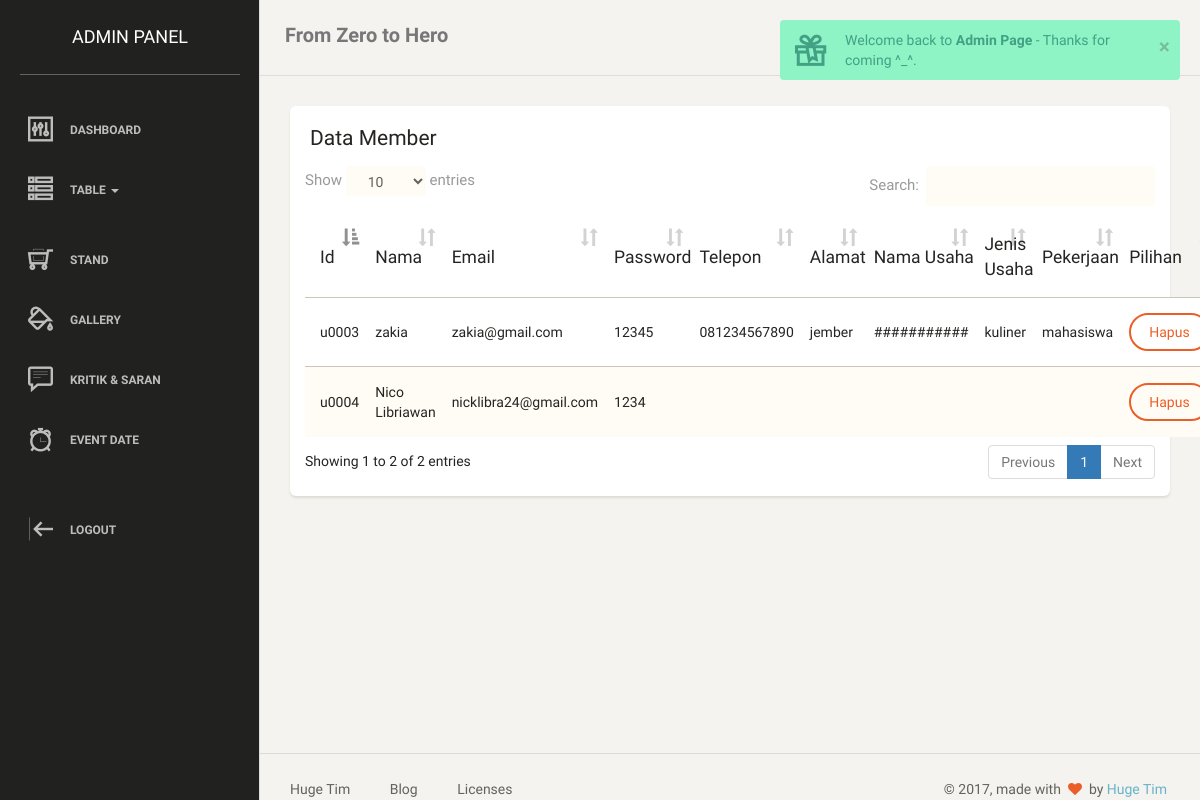
/admin/home.php?home=user (signed in), run on an earlier commit of the app's database.
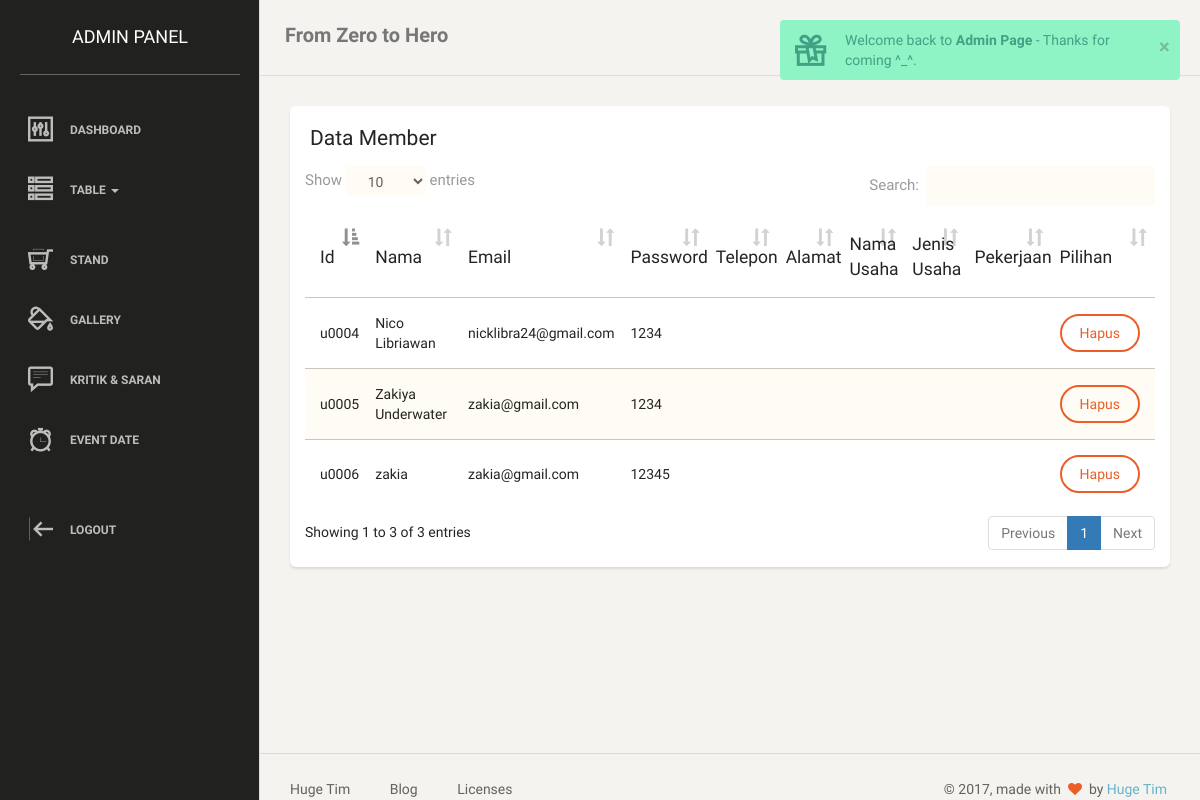
And on a later commit of the database.
### tables this page shows
CREATE TABLE IF NOT EXISTS `user` (
  `id_user` varchar(5) NOT NULL,
  `nama_user` varchar(30) DEFAULT NULL,
  `email_user` varchar(30) DEFAULT NULL,
  `pass_user` varchar(10) DEFAULT NULL,
  `phone_user` varchar(13) DEFAULT NULL,
  `alamat_user` varchar(60) DEFAULT NULL,
  `nama_usaha` varchar(20) DEFAULT NULL,
  `jenis_usaha` varchar(15) DEFAULT NULL,
  `pekerjaan` varchar(15) DEFAULT NULL,
  PRIMARY KEY (`id_user`)
);

### admin/menu/user.php (the view)
<div class="row">
  <div class="col-md-12">
      <div class="card">
          <div class="header">
              <h4 class="title">Data Member</h4>
          </div>
          <div class="content table-responsive">
              <table class="table table-striped" id="tabel_data">
                  <thead>
                      <th>Id</th>
                    <th>Nama</th>
                    <th>Email</th>
                    <th>Password</th>
                      <th>Telepon</th>
                      <th>Alamat</th>
                      <th>Nama Usaha</th>
                      <th>Jenis Usaha</th>
                      <th>Pekerjaan</th>
                      <th>Pilihan</th>
                  </thead>
                  <tbody>
                      <?php
$query = mysqli_query($connect,"SELECT * FROM `user`");
while($data = mysqli_fetch_array($query)){
?>
                      <tr>
                        <td><?php echo $data['id_user']?></td>
                        <td><?php echo $data['nama_user']?></td>
                        <td><?php echo $data['email_user']?></td>
                        <td><?php echo $data['pass_user']?></td>
                          <td><?php echo $data['phone_user']?></td>
                        <td><?php echo $data['alamat_user']?></td>
                        <td><?php echo $data['nama_usaha']?></td>
                        <td><?php echo $data['jenis_usaha']?></td>
                          <td><?php echo $data['pekerjaan']?></td>
                          <td>
      <a onclick="if(confirm('Apakah anda yakin ingin menghapus data ini ??'))
      { location.href='menu/deleteuser.php?id=<?php echo $data['id_user'];?>' }" class="btn btn-danger">Hapus</a>
</td>
                      </tr>
                      <?php } ?>
                  </tbody>
              </table>
          </div>
      </div>
  </div>
</div>

### admin/home.php (shortened to what this page needs)
<?php
require "koneksi.php";
if(isset($_SESSION['idadmin'])){
?>
<!doctype html>
<html lang="en">
<head>
		<link href="assets/css/bootstrap.min.css" rel="stylesheet" />
    <link href="assets/css/datepicker3.css" rel="stylesheet">
		<link href="assets/css/dataTables.bootstrap.css" rel="stylesheet">
    <link href="assets/css/animate.min.css" rel="stylesheet"/>
    <link href="assets/css/paper-dashboard.css" rel="stylesheet"/>
    <link href="assets/css/demo.css" rel="stylesheet" />
    <link href="assets/font-awesome/css/font-awesome.min.css" rel="stylesheet"/>
    <link href="assets/css/themify-icons.css" rel="stylesheet"/>
</head>
<body>
<div class="wrapper">
    <div class="sidebar" data-background-color="black" data-active-color="warning">
    	<div class="sidebar-wrapper">
            <div class="logo">
                <a href="home.php?home=main" class="simple-text">
                    ADMIN PANEL
                </a>
            </div>
            <ul class="nav">
                <li><a href="home.php?home=main">
                <i class="ti-panel"></i><p>Dashboard</p></a>
                </li>
								<li class="panel-group">
									<a data-toggle="collapse" href="#collapse1">
										<i class="ti-view-list-alt"></i><p>Table
									<span class="caret"></span></p></a>
	            	</li>
                <li <?php if($_GET['home']=='stand'){echo "class='active'";}?>> <a href="home.php?home=stand">
                  <i class="ti-shopping-cart-full"></i><p>Stand</p></a>
                </li>
                <li <?php if($_GET['home']=='gallery'){echo "class='active'";}?>> <a href="home.php?home=gallery">
                  <i class="ti-paint-bucket"></i><p>Gallery</p></a>
                </li>
                <li <?php if($_GET['home']=='report'){echo "class='active'";}?>> <a href="home.php?home=report">
                  <i class="ti-comment-alt"></i><p>Kritik & Saran</p></a>
                </li>
                <li <?php if($_GET['home']=='event'){echo "class='active'";}?>> <a href="home.php?home=event">
                  <i class="ti-alarm-clock"></i><p>Event Date</p></a>
                </li>
					</ul>
				<ul class="nav">
				<li <?php if($_GET['home']=='logout'){echo "class='active'";}?>>
            <a href="home.php?home=logout">
              	<i class="ti-shift-left"></i>
                <p>Logout</p></a>
        </li>
        </ul>
    	</div>
    </div>
    <div class="main-panel">
        <nav class="navbar navbar-default">
            <div class="container-fluid">
                <div class="navbar-header">
                    <a class="navbar-brand" href="#">From Zero to Hero</a>
                </div>
                <div class="collapse navbar-collapse">
                    <ul class="nav navbar-nav navbar-right">
                        <li>
                            <a href="#" class="dropdown-toggle" data-toggle="dropdown">
								<p>Stats</p>
                            </a>
                        </li>
                        <li class="dropdown">
                              <a href="#" class="dropdown-toggle" data-toggle="dropdown">
                                    <p class="notification">5</p>
									<p>Notifications</p>
                              </a>
                        </li>
						<li>
                            <a href="#">
								<p>Settings</p>
                            </a>
                        </li>
                    </ul>
                </div>
            </div>
        </nav>
        <div class="content">
            <div class="container-fluid">
							<?php
							if(!isset($_GET['home'])){
								include "dashboard.php";
							}else{
								switch($_GET['home']){
									case 'user' : include "menu/user.php";
										break;
								}
							}
							?>
            </div>
        </div>
        <footer class="footer">
            <div class="container-fluid">
                <nav class="pull-left">
                    <ul>
                        <li>
                            <a href="">
                                Huge Tim
                            </a>
                        </li>
                        <li>
                            <a href="">
                               Blog
                            </a>
                        </li>
                        <li>
                            <a href="">
                                Licenses
                            </a>
                        </li>
                    </ul>
                </nav>
                <div class="copyright pull-right">
                    &copy; <script>document.write(new Date().getFullYear())</script>, made with <i class="fa fa-heart heart"></i> by <a href="">Huge Tim</a>
                </div>
            </div>
        </footer>
    </div>
</div>
</body>
</html>
<?php } else {
	echo "<script language=\"javascript\">\n";
	echo "alert(\"Anda Harus LOGIN dahulu !\")\n";
	echo "window.location=\"index.php\" ";
	echo "</script>";}
?>

What changed in the data, as far as the page shows it:
removed user: id_user "u0003", nama_user "zakia", email_user "zakia@gmail.com", pass_user "12345", phone_user "081234567890", alamat_user "jember", nama_usaha "###########", jenis_usaha "kuliner", pekerjaan "mahasiswa"
added user: id_user "u0005", nama_user "Zakiya Underwater", email_user "zakia@gmail.com", pass_user "1234"
added user: id_user "u0006", nama_user "zakia", email_user "zakia@gmail.com", pass_user "12345"
Also different on the page:
text written by a page script: "Show entries Search: Showing 1 to 2 of 2 entries Previous 1 Next" → "Show entries Search: Showing 1 to 3 of 3 entries Previous 1 Next"
